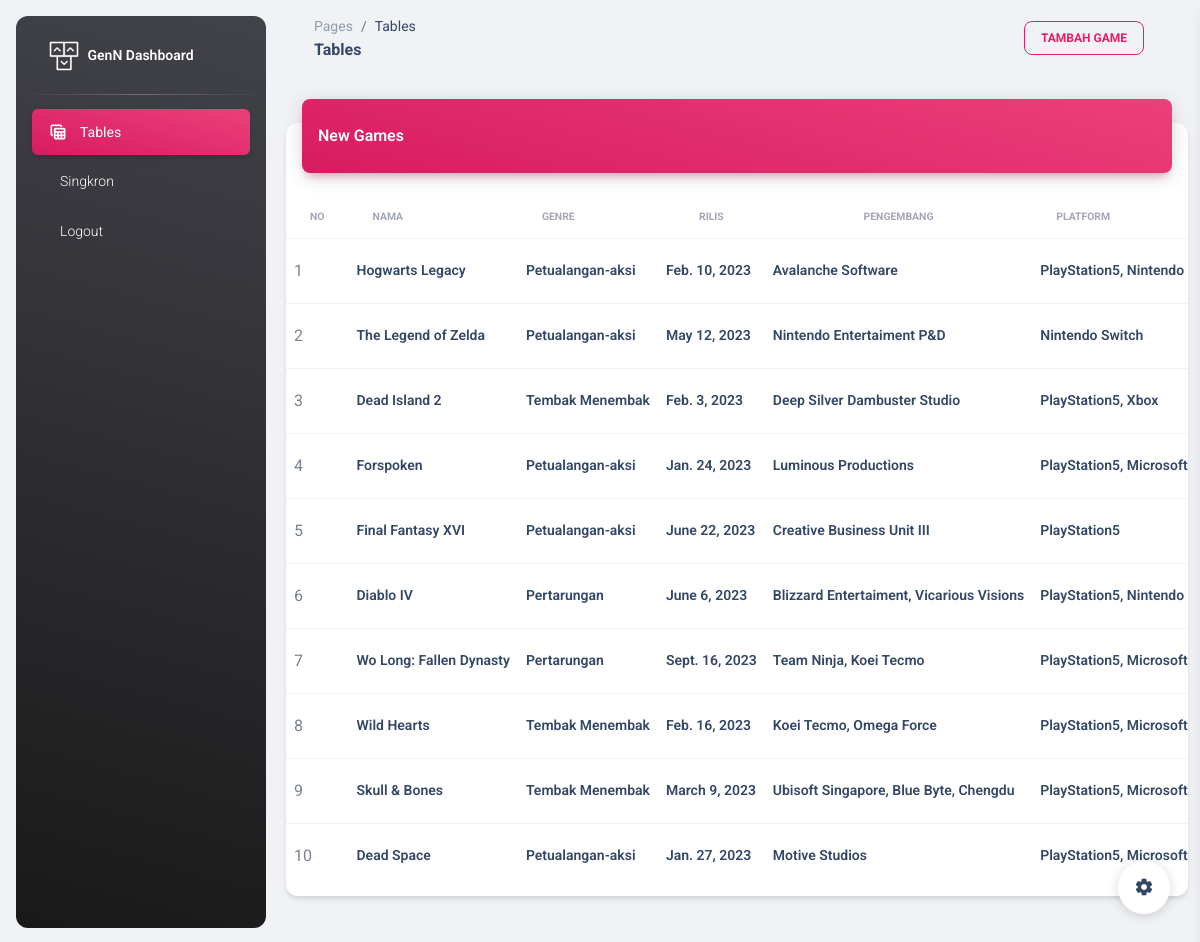
/dashboard/, run on the app's committed database.
### ng/models.py (models this page shows, shortened)
class New(models.Model):
    nama = models.CharField(max_length=50)
    rilis = models.DateField()
    pengembang = models.CharField(max_length=50)
    platform = models.CharField(max_length=50)
    genre = models.ForeignKey(Genre, on_delete=models.CASCADE, blank=True, null=True)

class Genre(models.Model):
    nama = models.CharField(max_length=50)
    def __str__(self):
        return self.nama

### blog/views.py (the view)
# urls.py: path('', base, name='base'),
def base(request):
    list_game = New.objects.all()
    template_name = "back/base.html"
    context = {
        'title': 'dashboard',
        'nlist':list_game
    }
    return render(request, template_name, context)

### templates/back/base.html (shortened to what this page needs)
{% load static %}
<!DOCTYPE html>
<html lang="en">
<head>
  <link href="{% static 'back/assets/css/nucleo-icons.css' %}" rel="stylesheet" />
  <link href="{% static 'back/assets/css/nucleo-svg.css' %}" rel="stylesheet" />
  <link id="pagestyle" href="{% static 'back/assets/css/material-dashboard.css' %}?v=3.0.4" rel="stylesheet" />
</head>
<body class="g-sidenav-show  bg-gray-200">
  <aside class="sidenav navbar navbar-vertical navbar-expand-xs border-0 border-radius-xl my-3 fixed-start ms-3   bg-gradient-dark" id="sidenav-main">
    <div class="sidenav-header">
      <a class="navbar-brand m-0" href=" https://demos.creative-tim.com/material-dashboard/pages/dashboard " target="_blank">
        <img src="{% static 'back/assets/img/logo-ct.png' %}" class="navbar-brand-img h-100" alt="main_logo">
        <span class="ms-1 font-weight-bold text-white">GenN Dashboard </span>
      </a>
    </div>
    <hr class="horizontal light mt-0 mb-2">
    <div class="collapse navbar-collapse  w-auto " id="sidenav-collapse-main">
      <ul class="navbar-nav">
        <li class="nav-item">
          <a class="nav-link text-white active bg-gradient-primary" href="template/back/base.html">
            <div class="text-white text-center me-2 d-flex align-items-center justify-content-center">
              <i class="material-icons opacity-10">table_view</i>
            </div>
            <span class="nav-link-text ms-1">Tables</span>
          </a>
        <li class="nav-item">
          <a class="nav-link text-white " href="{% url 'sinkron_game' %}">
            <span class="nav-link-text ms-1">Singkron</span>
          </a>
        </li>
      </li>
        <li class="nav-item">
          <a class="nav-link text-white " href="{% url 'logout' %}">
            <span class="nav-link-text ms-1">Logout</span>
          </a>
        </li>
      </ul>
    </div>
  </aside>
  <main class="main-content position-relative max-height-vh-100 h-100 border-radius-lg ">
    <nav class="navbar navbar-main navbar-expand-lg px-0 mx-4 shadow-none border-radius-xl" id="navbarBlur" data-scroll="true">
      <div class="container-fluid py-1 px-3">
        <nav aria-label="breadcrumb">
          <ol class="breadcrumb bg-transparent mb-0 pb-0 pt-1 px-0 me-sm-6 me-5">
            <li class="breadcrumb-item text-sm"><a class="opacity-5 text-dark" href="javascript:;">Pages</a></li>
            <li class="breadcrumb-item text-sm text-dark active" aria-current="page">Tables</li>
          </ol>
          <h6 class="font-weight-bolder mb-0">Tables</h6>
        </nav>
          <ul class="navbar-nav  justify-content-end">
            <li class="nav-item d-flex align-items-center">
              <ul class="navbar-nav  justify-content-end">
          <li class="nav-item d-flex align-items-center">
            <a class="btn btn-outline-primary btn-sm mb-0 me-3" target="_blank" href="{%  url 'game_add' %}">Tambah Game</a>
          </li>
        </ul>
            </li>
              </ul>
        </div>
    </nav>
{% include 'back/nlist.html' %}
  </main>
  <div class="fixed-plugin">
    <a class="fixed-plugin-button text-dark position-fixed px-3 py-2">
      <i class="material-icons py-2">settings</i>
    </a>
    </div>
</body>
</html>

### templates/back/nlist.html (shortened to what this page needs)
{% load static %}
<div class="container-fluid py-4">
    <div class="row">
      <div class="col-12">
        <div class="card my-4">
          <div class="card-header p-0 position-relative mt-n4 mx-3 z-index-2">
            <div class="bg-gradient-primary shadow-primary border-radius-lg pt-4 pb-3">
              <h6 class="text-white text-capitalize ps-3">New Games</h6>
            </div>
          </div>
          <div class="card-body px-0 pb-2">
            <div class="table-responsive p-0">
              <table class="table align-items-center mb-0">
                <thead>
                  <tr>
                    <th class="text-uppercase text-secondary text-xxs font-weight-bolder opacity-7">No</th>
                    <th class="text-uppercase text-secondary text-xxs font-weight-bolder opacity-7">Nama</th>
                    <th class="text-uppercase text-secondary text-xxs font-weight-bolder opacity-7">Genre</th>
                    <th class="text-center text-uppercase text-secondary text-xxs font-weight-bolder opacity-7">Rilis</th>
                    <th class="text-center text-uppercase text-secondary text-xxs font-weight-bolder opacity-7">Pengembang</th>
                    <th class="text-uppercase text-secondary text-xxs font-weight-bolder opacity-7">Platform</th>
                  </tr>
                </thead>
                <tbody>
                  {% for n in nlist %}
                  <tr>
                    <td>{{forloop.counter}}</td>
                    <td>
                      <div class="d-flex flex-column justify-content-center">
                          <h6 class="mb-0 text-sm">{{ n.nama }}</h6>
                        </div>
                      </div>
                    </td>
                    <td>
                      <div class="d-flex flex-column justify-content-center">
                          <h6 class="mb-0 text-sm">{{ n.genre }}</h6>
                        </div>
                      </div>
                    </td>
                    <td>
                      <div class="d-flex flex-column justify-content-center">
                          <h6 class="mb-0 text-sm">{{ n.rilis }}</h6>
                        </div>
                      </div>
                    </td>
                    <td>
                      <div class="d-flex flex-column justify-content-center">
                          <h6 class="mb-0 text-sm">{{ n.pengembang }}</h6>
                        </div>
                      </div>
                    </td>
                    <td>
                      <div class="d-flex flex-column justify-content-center">
                          <h6 class="mb-0 text-sm">{{ n.platform }}</h6>
                        </div>
                      </div>
                    </td>
                      </div>
                  </tr>
                  {% endfor %}

### data on the page
New: nama "Hogwarts Legacy", genre "Petualangan-aksi", rilis "Feb. 10, 2023", pengembang "Avalanche Software", platform "PlayStation5, Nintendo…"
New: nama "The Legend of Zelda", genre "Petualangan-aksi", rilis "May 12, 2023", pengembang "Nintendo Entertaiment P&D", platform "Nintendo Switch"
New: nama "Dead Island 2", genre "Tembak Menembak", rilis "Feb. 3, 2023", pengembang "Deep Silver Dambuster Studio", platform "PlayStation5, Xbox"
New: nama "Forspoken", genre "Petualangan-aksi", rilis "Jan. 24, 2023", pengembang "Luminous Productions", platform "PlayStation5, Microsoft…"
New: nama "Final Fantasy XVI", genre "Petualangan-aksi", rilis "June 22, 2023", pengembang "Creative Business Unit III", platform "PlayStation5"
New: nama "Diablo IV", genre "Pertarungan", rilis "June 6, 2023", pengembang "Blizzard Entertaiment, Vicarious Visions", platform "PlayStation5, Nintendo…"
New: nama "Wo Long: Fallen Dynasty", genre "Pertarungan", rilis "Sept. 16, 2023", pengembang "Team Ninja, Koei Tecmo", platform "PlayStation5, Microsoft…"
New: nama "Wild Hearts", genre "Tembak Menembak", rilis "Feb. 16, 2023", pengembang "Koei Tecmo, Omega Force", platform "PlayStation5, Microsoft…"
New: nama "Skull & Bones", genre "Tembak Menembak", rilis "March 9, 2023", pengembang "Ubisoft Singapore, Blue Byte, Chengdu", platform "PlayStation5, Microsoft…"
New: nama "Dead Space", genre "Petualangan-aksi", rilis "Jan. 27, 2023", pengembang "Motive Studios", platform "PlayStation5, Microsoft…"
